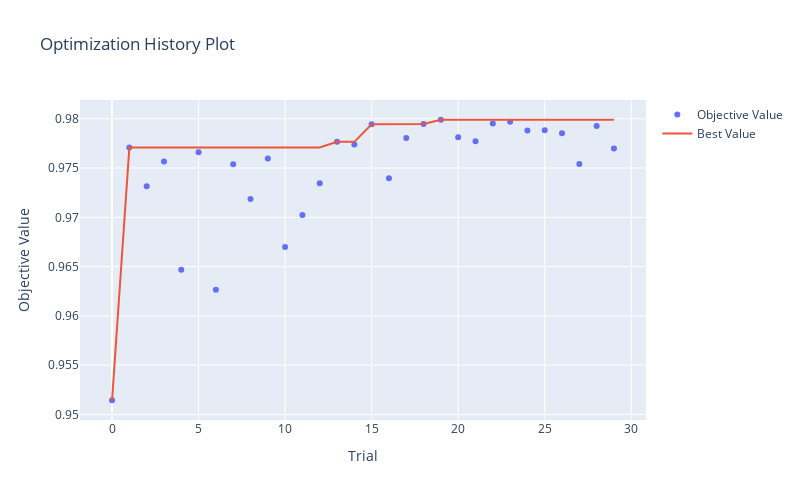
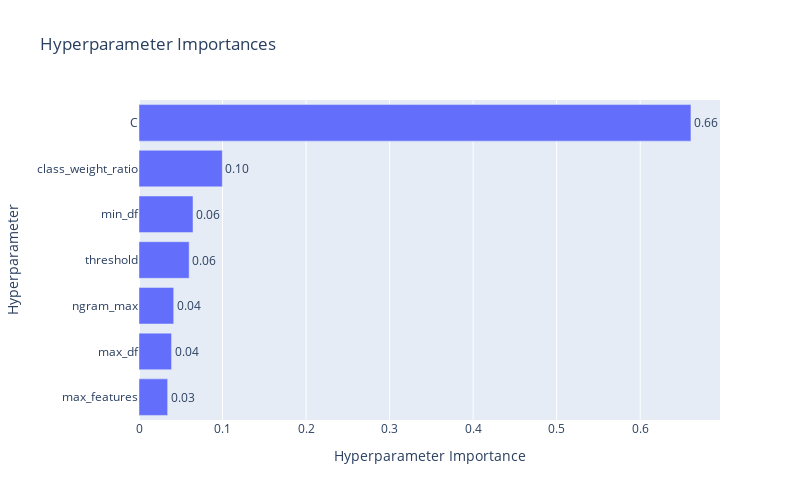

Notebook code for these charts, in order:
### Code cell
fig = optuna.visualization.plot_optimization_history(tfidf_study)
fig.update_layout(width=800, height=500) 
fig.show()

fig = optuna.visualization.plot_param_importances(tfidf_study)
fig.update_layout(width=800, height=500) 
fig.show()

### Figure 1 — Plotly figure (JSON) as saved in the notebook; plotly's stock layout.template omitted (floating-point values rounded to 4 significant figures)
{"data": [{"mode": "markers", "name": "Objective Value", "type": "scatter", "x": [0, 1, 2, 3, 4, 5, 6, 7, 8, 9, 10, 11, 12, 13, 14, 15, 16, 17, 18, 19, 20, 21, 22, 23, 24, 25, 26, 27, 28, 29], "y": [0.9514, 0.9771, 0.9732, 0.9757, 0.9647, 0.9766, 0.9626, 0.9754, 0.9719, 0.976, 0.967, 0.9702, 0.9735, 0.9777, 0.9774, 0.9794, 0.974, 0.9781, 0.9795, 0.9799, 0.9781, 0.9777, 0.9795, 0.9797, 0.9788, 0.9788, 0.9785, 0.9754, 0.9793, 0.977]}, {"mode": "lines", "name": "Best Value", "type": "scatter", "x": [0, 1, 2, 3, 4, 5, 6, 7, 8, 9, 10, 11, 12, 13, 14, 15, 16, 17, 18, 19, 20, 21, 22, 23, 24, 25, 26, 27, 28, 29], "y": [0.9514, 0.9771, 0.9771, 0.9771, 0.9771, 0.9771, 0.9771, 0.9771, 0.9771, 0.9771, 0.9771, 0.9771, 0.9771, 0.9777, 0.9777, 0.9794, 0.9794, 0.9794, 0.9795, 0.9799, 0.9799, 0.9799, 0.9799, 0.9799, 0.9799, 0.9799, 0.9799, 0.9799, 0.9799, 0.9799]}, {"marker": {"color": "#cccccc"}, "mode": "markers", "name": "Infeasible Trial", "showlegend": false, "type": "scatter", "x": [], "y": []}], "layout": {"height": 500, "title": {"text": "Optimization History Plot"}, "width": 800, "xaxis": {"title": {"text": "Trial"}}, "yaxis": {"title": {"text": "Objective Value"}}}}

### Figure 2 — Plotly figure (JSON) as saved in the notebook; plotly's stock layout.template omitted (floating-point values rounded to 4 significant figures)
{"data": [{"cliponaxis": false, "hovertemplate": ["max_features (IntDistribution): 0.03429498259145225<extra></extra>", "max_df (FloatDistribution): 0.03896912506347051<extra></extra>", "ngram_max (IntDistribution): 0.0415343112280232<extra></extra>", "threshold (FloatDistribution): 0.0600444841366529<extra></extra>", "min_df (IntDistribution): 0.06464868566562071<extra></extra>", "class_weight_ratio (FloatDistribution): 0.09976612816219425<extra></extra>", "C (FloatDistribution): 0.6607422831525862<extra></extra>"], "name": "Objective Value", "orientation": "h", "text": ["0.03", "0.04", "0.04", "0.06", "0.06", "0.10", "0.66"], "textposition": "outside", "type": "bar", "x": [0.03429, 0.03897, 0.04153, 0.06004, 0.06465, 0.09977, 0.6607], "y": ["max_features", "max_df", "ngram_max", "threshold", "min_df", "class_weight_ratio", "C"]}], "layout": {"height": 500, "title": {"text": "Hyperparameter Importances"}, "width": 800, "xaxis": {"title": {"text": "Hyperparameter Importance"}}, "yaxis": {"title": {"text": "Hyperparameter"}}}}
